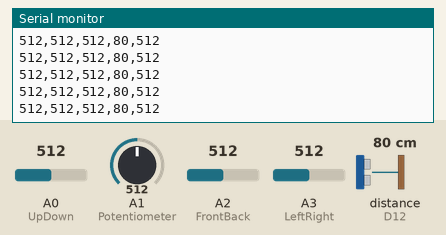
Recording of a sketch running on a simulated nRF52 board. Parts: the last lines printed to the serial monitor. The inputs (shaded band) are chosen by the test bench; at power-on: distance to the obstacle (sensor on D12) 80 cm, A0 (UpDown) = 512, A1 (Potentiometer) = 512, A2 (FrontBack) = 512, A3 (LeftRight) = 512. The echo pulse lasts 58.3 µs per cm.

Above: at 1.2 s.
1.3 s: distance to the obstacle (sensor on D12) set to 2 cm
At 1.39 s:
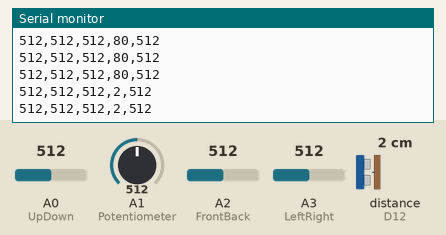
2.8 s: A0 (UpDown) set to 716
At 2.84 s:
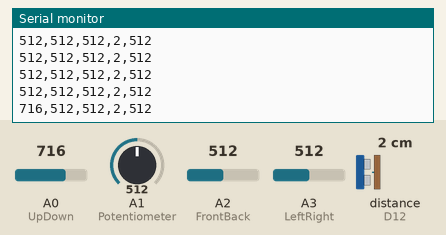
4.3 s: A1 (Potentiometer) set to 716
At 4.34 s:
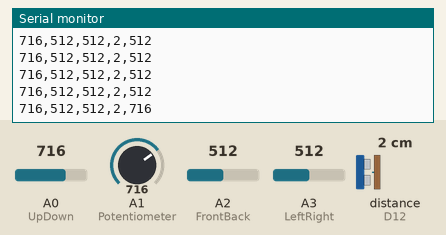
5.8 s: A2 (FrontBack) set to 716
At 5.84 s:
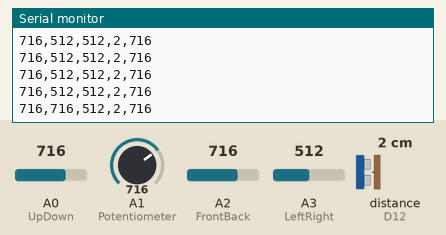
7.3 s: A3 (LeftRight) set to 716
At 7.3 s:
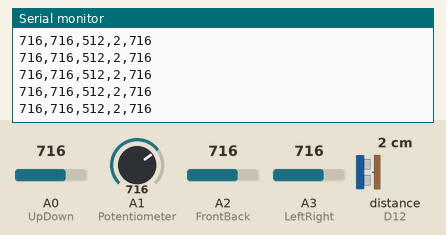
8.8 s: distance to the obstacle (sensor on D12) set to 4 cm
At 8.8 s:
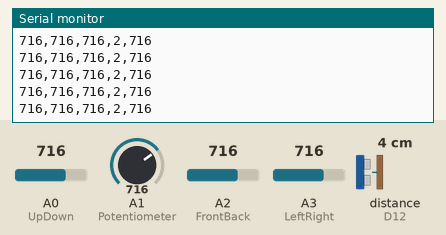
Timing chart, 0 to 11.3 s (numbered marks = the images above; inputs shaded):
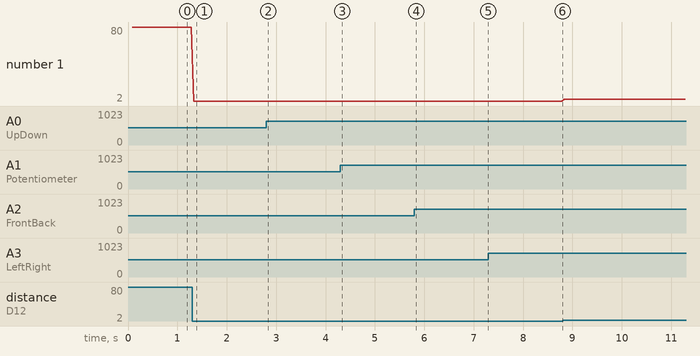

Measured:
- after the input at 1.3 s, the serial monitor: prints a new line at once (image 1)
- after the input at 2.8 s, the serial monitor: prints a new line at once (image 2)
- after the input at 4.3 s, the serial monitor: prints a new line at once (image 3)
- after the input at 5.8 s, the serial monitor: prints a new line at once (image 4)
- plotted number 1: 2 → 4 after the input at 8.8 s

The sketch:

FeatherSenseCode.ino
```cpp
/*
  Feather Sense Analog Pin Reader with Distance - Unity Serial Output

  FORMAT: Sends four values as a single comma-separated line (CSV)
  followed by a newline character (\n).
  Example: "490,512,501,15\n" (A0, A2, A3, Distance_cm)
*/
#include <bluefruit.h>
#include "SR04.h" // Include library for the SR04 Ultrasonic Sensor

// --- Analog Pin Declarations (Feather Sense) ---
const int UpDown = A0;      // A0 Reading
const int Potentiometer = A1;
const int FrontBack = A2;   // A2 Reading
const int LeftRight = A3;   // A3 Reading

// --- SR04 Ultrasonic Sensor Pin Declarations ---
#define TRIG_PIN 12
#define ECHO_PIN 13
SR04 sr04 = SR04(ECHO_PIN, TRIG_PIN);
long distance_cm;

// Data rate: 50ms interval = 20 updates per second
const long READ_INTERVAL_MS = 50;
long lastReadTime = 0;

void setup() {
  // Initialize serial communication. Rate must match Unity's SerialPort setting.
  Serial.begin(9600);

  // Wait for serial port to connect. Needed for native USB port devices.
  while (!Serial);

  // Indicate to Unity what data is being sent.
  Serial.println("UNITY_READY: A0, A2, A3, Distance_cm");
}

void loop() {
  // Check if the read interval has passed
  if (millis() - lastReadTime >= READ_INTERVAL_MS) {
    lastReadTime = millis();

    // 1. Read analog values (0-1023)
    int valueA0 = analogRead(UpDown);
    int valueA1 = analogRead(Potentiometer);
    int valueA2 = analogRead(FrontBack);
    int valueA3 = analogRead(LeftRight);

    // 2. Read distance from the SR04 sensor (in cm)
    // Note: The SR04 library's Distance() function returns 'long'
    distance_cm = sr04.Distance();

    // 3. Send the CSV data packet: A0,A2,A3,Distance_cm\n

    // Start the data packet with the first three analog values
    Serial.print(valueA0); //UpDown
    Serial.print(",");
    Serial.print(valueA2); //Front Back-nothing plugged in
    Serial.print(",");
    Serial.print(valueA3); // Left Right
    Serial.print(",");

    // Finish the data packet with the distance value.
    Serial.print(distance_cm); // Ultrasonic
    Serial.print(","); // *** NEW: Add a comma for the potentiometer value ***

    // Finish the data packet with the potentiometer value.
    // Serial.println() adds the newline character (\n) that Unity uses as a packet terminator.
    Serial.println(valueA1); //Potentiometer
  }
}
```
